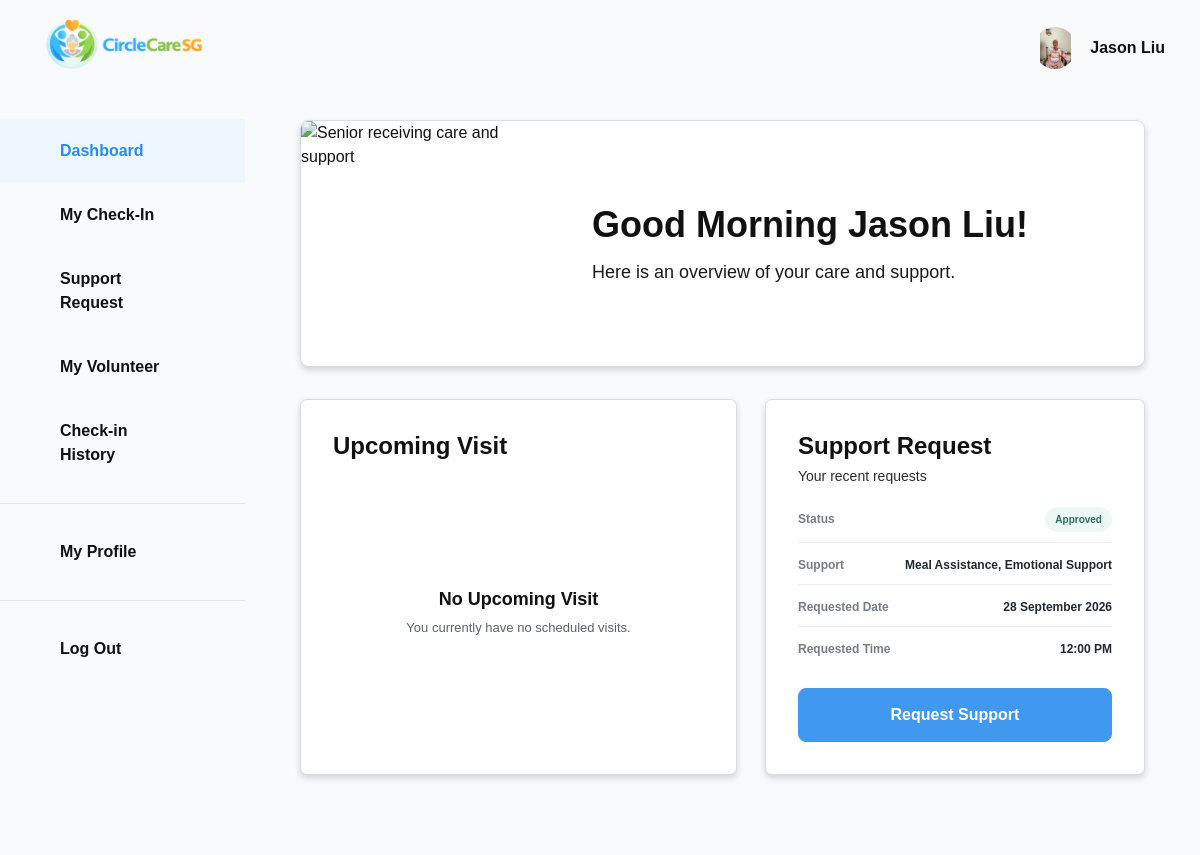
The page /senior/dashboard/ (signed in) on the database its author committed.
### accounts/models.py (models this page shows, shortened)
class AppUser(models.Model):
    ACCOUNT_TYPE_CHOICES = [
        ("senior", "Senior"),
        ("guardian", "Guardian"),
        ("volunteer", "Volunteer"),
        ("admin", "Admin"),
    ]
    user = models.OneToOneField(
        User,
        on_delete=models.CASCADE,
        related_name="app_profile",
    )
    account_type = models.CharField(
        max_length=20,
        choices=ACCOUNT_TYPE_CHOICES,
    )
    full_name = models.CharField(max_length=150)
    nric_fin = models.CharField(max_length=20, unique=True)
    mobile_number = models.CharField(max_length=20)
    profile_picture = models.ImageField(
        upload_to="profile_pictures/",
        blank=True,
        null=True,
    )
    date_of_birth = models.DateField()
    created_at = models.DateTimeField(auto_now_add=True)

### seniorPortal/models.py (models this page shows, shortened)
class SupportRequest(models.Model):
    STATUS_CHOICES = [
        ("pending", "Pending"),
        ("reviewing", "Under Review"),
        ("approved", "Approved"),
        ("ongoing", "Ongoing"),
        ("completed", "Completed"),
        ("rejected", "Rejected"),
        ("cancelled", "Cancelled"),
    ]
    SUPPORT_TYPE_CHOICES = [
        ("meal", "Meal Assistance"),
        ("transport", "Transport Assistance"),
        ("emotional", "Emotional Support"),
        ("medical", "Medical Appointment Support"),
        ("other", "Other Assistance"),
    ]
    senior = models.ForeignKey(
        SeniorProfile,
        on_delete=models.CASCADE,
        related_name="support_requests",
    )
    support_types = models.JSONField(
        default=list,
    )
    other_support_details = models.CharField(
        max_length=255,
        blank=True,
    )
    requested_date = models.DateField()
    requested_time = models.TimeField()
    additional_notes = models.TextField(
        blank=True,
    )
    status = models.CharField(
        max_length=20,
        choices=STATUS_CHOICES,
        default="pending",
    )
    admin_notes = models.TextField(
        blank=True,
    )
    submitted_at = models.DateTimeField(
        auto_now_add=True,
    )
    updated_at = models.DateTimeField(
        auto_now=True,
    )
    def get_support_type_labels(self):
        labels = dict(self.SUPPORT_TYPE_CHOICES)
        return [
            labels.get(value, value)
            for value in self.support_types
        ]

### seniorPortal/views.py (the view)
@login_required(login_url="login")
def senior_dashboard(request):
    try:
        app_user = request.user.app_profile
    except AppUser.DoesNotExist:
        messages.error(
            request,
            "Your CircleCareSG account profile could not be found.",
        )
        return redirect("home")
    if app_user.account_type != "senior":
        messages.error(
            request,
            "You do not have permission to access the Senior Portal.",
        )
        return redirect("home")
    try:
        senior_profile = app_user.senior_profile
    except SeniorProfile.DoesNotExist:
        messages.error(
            request,
            "Your senior profile could not be found.",
        )
        return redirect("home")
    try:
        emergency_contact = senior_profile.emergency_contact
    except EmergencyContact.DoesNotExist:
        emergency_contact = None
    assignment = (
        SeniorVolunteerAssignment.objects
        .filter(
            senior=senior_profile,
            active=True,
        )
        .select_related(
            "volunteer",
            "volunteer__app_user",
        )
        .order_by("-assigned_at")
        .first()
    )
    upcoming_visit = None
    if assignment:
        upcoming_visit = (
            ScheduledVisit.objects
            .filter(
                assignment=assignment,
                status="scheduled",
                visit_date__gte=date.today(),
            )
            .select_related(
                "assignment",
                "assignment__volunteer",
                "assignment__volunteer__app_user",
            )
            .order_by(
                "visit_date",
                "start_time",
            )
            .first()
        )
    active_support_request = (
        SupportRequest.objects
        .filter(
            senior=senior_profile,
            status__in=[
                "pending",
                "reviewing",
                "approved",
                "ongoing",
            ],
        )
        .order_by("-submitted_at")
        .first()
    )
    return render(
        request,
        "seniorPortal/dashboard.html",
        {
            "app_user": app_user,
            "senior_profile": senior_profile,
            "emergency_contact": emergency_contact,
            "assignment": assignment,
            "upcoming_visit": upcoming_visit,
            "active_support_request": active_support_request,
        },
    )

### seniorPortal/templates/seniorPortal/dashboard.html (shortened to what this page needs)
{% extends "seniorPortal/senior_base.html" %}
{% load static %}
{% block extra_css %}
<link
    rel="stylesheet"
    href="{% static 'seniorPortal/css/dashboard.css' %}?v=11"
>
{% endblock %}
{% block content %}
<section class="senior-dashboard">
    <div class="senior-welcome-card">
        <div class="senior-welcome-image">
            <img
                src="{% static 'image2.jpg' %}"
                alt="Senior receiving care and support"
            >
        </div>
        <div class="senior-welcome-content">
            <h1>
                Good Morning {{ app_user.full_name }}!
            </h1>
            <p>
                Here is an overview of your care and support.
            </p>
        </div>
    </div>
    <div class="senior-dashboard-grid">
        <article class="senior-dashboard-card upcoming-visit-card">
            <h2>
                Upcoming Visit
            </h2>
            {% if upcoming_visit %}
                <div class="upcoming-visit-content">
                    <div class="volunteer-avatar">
                        <img
                            src="{% static 'empty_user_icon.png' %}"
                            alt="Volunteer"
                        >
                    </div>
                    <div class="visit-information">
                        <h3>
                            {{ upcoming_visit.assignment.volunteer.app_user.full_name }}
                        </h3>
                        <div class="visit-detail">
                            <span class="visit-icon">
                                📅
                            </span>
                            <span>
                                {{ upcoming_visit.visit_date|date:"d F Y" }}
                            </span>
                        </div>
                        <div class="visit-detail">
                            <span class="visit-icon">
                                🕒
                            </span>
                            <span>
                                {{ upcoming_visit.start_time|time:"g:i A" }}
                            </span>
                        </div>
                        <div class="visit-detail">
                            <span class="visit-icon">
                                📍
                            </span>
                            <span>
                                {{ upcoming_visit.get_visit_type_display }}
                            </span>
                        </div>
                    </div>
                </div>
                <div class="visit-thank-you">
                    Thank you for allowing us to care for you
                </div>
            {% else %}
                <div class="upcoming-visit-empty-state">
                    <h3>
                        No Upcoming Visit
                    </h3>
                    <p>
                        You currently have no scheduled visits.
                    </p>
                </div>
            {% endif %}
        </article>
        <article class="senior-dashboard-card support-request-card">
            <div>
                <h2>
                    Support Request
                </h2>
                <p class="support-request-introduction">
                    Your recent requests
                </p>
            </div>
            {% if active_support_request %}
                <div class="support-request-dashboard-details">
                    <div class="support-request-dashboard-row">
                        <span class="support-dashboard-label">
                            Status
                        </span>
                        <span class="
                            support-dashboard-status
                            status-{{ active_support_request.status }}
                        ">
                            {{ active_support_request.get_status_display }}
                        </span>
                    </div>
                    <div class="support-request-dashboard-row">
                        <span class="support-dashboard-label">
                            Support
                        </span>
                        <strong>
                            {% for support_type in active_support_request.get_support_type_labels %}
                                {{ support_type }}{% if not forloop.last %}, {% endif %}
                            {% endfor %}
                        </strong>
                    </div>
                    <div class="support-request-dashboard-row">
                        <span class="support-dashboard-label">
                            Requested Date
                        </span>
                        <strong>
                            {{ active_support_request.requested_date|date:"d F Y" }}
                        </strong>
                    </div>
                    <div class="support-request-dashboard-row">
                        <span class="support-dashboard-label">
                            Requested Time
                        </span>
                        <strong>
                            {{ active_support_request.requested_time|time:"g:i A" }}
                        </strong>
                    </div>
                </div>
            {% endif %}
            <a
                href="{% url 'support_request_select' %}"
                class="btn request-support-button"
            >
                Request Support
            </a>
        </article>
    </div>
</section>
{% endblock %}

### seniorPortal/templates/seniorPortal/senior_base.html (shortened to what this page needs)
{% load static %}
<!DOCTYPE html>
<html lang="en">
<head>
    <link
        href="https://cdn.jsdelivr.net/npm/bootstrap@5.3.3/dist/css/bootstrap.min.css"
        rel="stylesheet"
    >
    <link
        rel="stylesheet"
        href="{% static 'seniorPortal/css/senior_base.css' %}?v=2"
    >
    {% block extra_css %}
    {% endblock %}
</head>
<body>
    <header class="senior-header">
        <div class="senior-header-logo">
            <a href="{% url 'senior_dashboard' %}">
                <img
                    src="{% static 'logo.png' %}"
                    alt="CircleCareSG logo"
                >
            </a>
        </div>
        <div class="senior-header-profile">
            <div class="senior-profile-avatar">
                {% if app_user.profile_picture %}
                    <img
                        src="{{ app_user.profile_picture.url }}"
                        alt="{{ app_user.full_name }} profile picture"
                        class="senior-header-profile-picture"
                    >
                {% else %}
                    <img
                        src="{% static 'empty_user_icon.png' %}"
                        alt="Default user profile"
                        class="senior-header-profile-placeholder"
                    >
                {% endif %}
            </div>
            <span class="senior-profile-name">
                {{ app_user.full_name }}
            </span>
        </div>
    </header>
    <div class="senior-portal-layout">
        <aside class="senior-sidebar">
            <nav class="senior-navigation">
                <a
                    href="{% url 'senior_dashboard' %}"
                    class="senior-nav-link
                    {% if request.resolver_match.url_name == 'senior_dashboard' %}
                        active
                    {% endif %}"
                >
                    Dashboard
                </a>
                <a
                    href="{% url 'senior_wellbeing' %}"
                    class="senior-nav-link
                    "
                >
                    My Check-In
                </a>
                <a
                    href="{% url 'support_request_history' %}"
                    class="senior-nav-link
                    "
                >
                    Support Request
                </a>
                <a
                    href="{% url 'senior_volunteer' %}"
                    class="senior-nav-link
                    "
                >
                    My Volunteer
                </a>
                <a
                    href="{% url 'check_in_history' %}"
                    class="senior-nav-link
                    "
                >
                    Check-in History
                </a>
                <div class="senior-nav-divider"></div>
                <a
                    href="{% url 'senior_profile' %}"
                    class="senior-nav-link
                    "
                >
                    My Profile
                </a>
                <div class="senior-nav-divider"></div>
                <a
                    href="{% url 'logout' %}"
                    class="senior-nav-link senior-logout-link"
                >
                    Log Out
                </a>
            </nav>
        </aside>
        <main class="senior-main-content">
            {% block content %}
            {% endblock %}
        </main>
    </div>
</body>
</html>

### rows shown on the page
AppUser: profile_picture (picture), full_name "Jason Liu"
SupportRequest: status "Approved", requested_date "28 September 2026", requested_time "12:00 PM"

### other values the page prints
{{ support_type }} "Meal Assistance" "Emotional Support"
